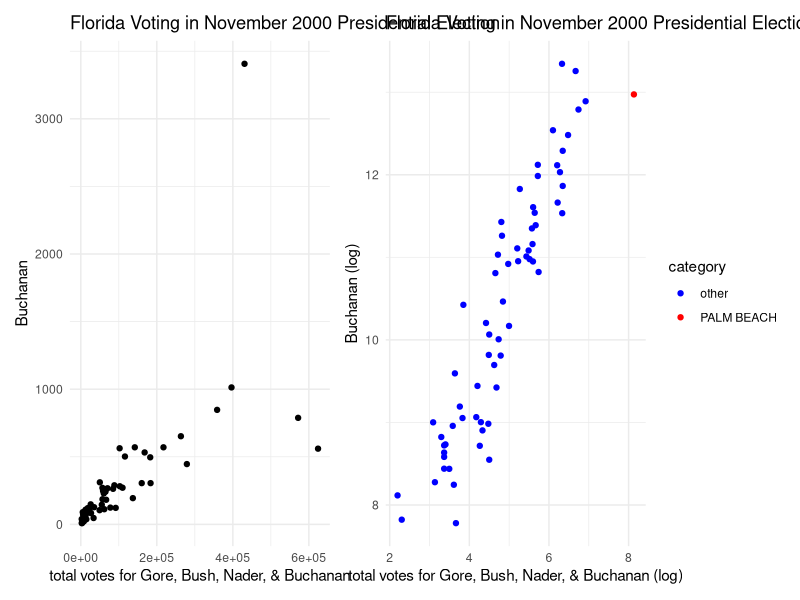

Reproduce this figure in R.
library(tidyverse)
library(ggplot2)
library(tidyr)
library(patchwork)
library(lmtest)

# read data
data_assessment1 <- read.csv("./ALE9a.csv")
print(head(data_assessment1))

# make a scatterplot of your own relating buchanan_i to total_i for the 67 Florida counties
p1 <- ggplot(data_assessment1, aes(x=total, y = buchanan)) + geom_point() + labs(title = "Florida Voting in November 2000 Presidential Election", x = "total votes for Gore, Bush, Nader, & Buchanan", y = "Buchanan") + theme_minimal()
 
# Generate a dummy variable (“palmb_i”), which is one for Palm Beach County and zero otherwise. Verify that this variable was correctly generated by examining or listing its values.
data2 <- data_assessment1 %>% mutate(palmb_i = if_else(county == "PALM BEACH",1,0))
print(data2)

# Estimate a regression model relating buchanan_i to total_i and palmb_i. What is the meaning of a population value of zero for the coefficient on palmbi? Assuming that the assumptions of the Multiple Regression Model are all satisfied, what is the estimated 95% confidence interval for the coefficient on palmbi?2 What is the econometric interpretation of this estimated confidence interval? Given that the election hinged on only a few hundred votes in Florida, provide an interpretation of your result from the perspective of a partisan Gore supporter and an alternative interpretation from the perspective of partisan bush supporter. 
data2 <- data2 %>% mutate (palmb_i = factor(if_else(county =="PALM BEACH",1,0), levels = c(0,1)))
model <- lm(buchanan ~ total + palmb_i, data=data2)

# The tools for checking the assumptions of the Multiple Regression Model will be covered in Chapter 10 - 14.3 Here, check the assumption made by this particular model that the relationship between buchanani and totali is linear by generating a new variable which is the square of totali and including it in the model. At what p-value can you reject the null hypothesis that the coefficient on this squared variable is zero? Does this improvement in the model notably change the estimated 95% confidence interval for coefficient on the Palm Beach dummy variable?
data3 <- data2 %>% mutate(total_sq = total^2)
model2 <- lm(buchanan ~ total_sq + total + palmb_i, data=data3)

#  Generate new variables which are the logarithms of buchanan_i and total_i. In what ways does the does the scatterplot of log(buchanani) versus log(total_i) look more attractive than that of buchanani versus total_i in terms of our model assumptions? {Hint: you will find it helpful to produce a scatterplot of log(buchanan_i) versus log(total_i) which omits the Palm Beach County observation.}

data4 <- data3 %>% mutate(log_buchanan = log(buchanan)) %>% mutate(log_total = log(total))
p2 <- ggplot(data4, aes(x=log_buchanan, y = log_total, color = factor(palmb_i))) + geom_point() + labs(title = "Florida Voting in November 2000 Presidential Election", x = "total votes for Gore, Bush, Nader, & Buchanan (log)", y = "Buchanan (log)") +
  scale_color_manual(
    values = c("0" = "blue", "1" = "red"), 
    labels = c("0" = "other", "1" = "PALM BEACH")
  ) + labs(color="category") + theme_minimal()

p1 + p2

# 7. Estimate a regression model relating log(buchanani) to log(totali) and palmbi. What is the meaning of a population value of zero for the coefficient on palmbi? Assuming that the assumptions of the Multiple Regression Model are all satisfied, at what p-value can the null hypothesis that the coefficient on the Palm Beach county dummy is zero be rejected? What is the estimated 95% confidence interval for the coefficient on this dummy variable? What is the econometric interpretation of this estimated confidence interval? Provide an interpretation of your result from the perspective of a partisan Bush supporter and an alternative interpretation from the perspective of a partisan Gore supporter.

model3 <- lm(log_buchanan ~ log_total + palmb_i, data=data4)
summary(model3)
print(bptest(model3))
